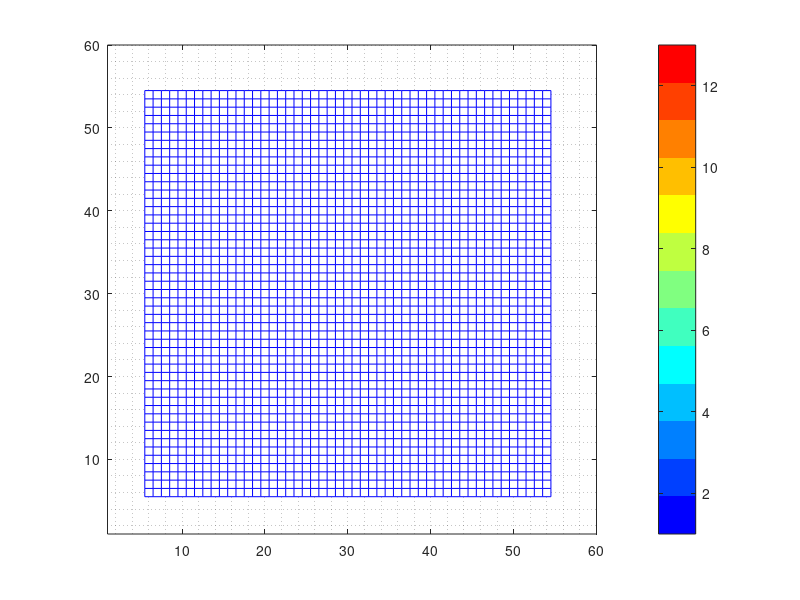

Recreate this plot in MATLAB.


four_points_per_grid = .25;
n_points_in_50_cell_grid_region = size(0:four_points_per_grid:50,2);

fprintf('four_points_per_grid: %3.2f\n', four_points_per_grid);
fprintf('n_points_in_50_cell_grid_region: %4.0f\n', n_points_in_50_cell_grid_region);


lb = 6;
ub = 55;
% c = [ 0 2.^(0:8) ]
c = [ 2 .* (0:10) 23 24 ]

ncells = [
lb+c(1) ub-c(1)    % c=0   ->   ncells_in_region:  50
lb+c(2) ub-c(2)    % c=2   ->   ncells_in_region:  46
lb+c(3) ub-c(3)    % c=4   ->   ncells_in_region:  42
lb+c(4) ub-c(4)    % c=6   ->   ncells_in_region:  38
lb+c(5) ub-c(5)    % c=8   ->   ncells_in_region:  34
lb+c(6) ub-c(6)    % c=10  ->   ncells_in_region:  30
lb+c(7) ub-c(7)    % c=12  ->   ncells_in_region:  26
lb+c(8) ub-c(8)    % c=14  ->   ncells_in_region:  22
lb+c(9) ub-c(9)    % c=16  ->   ncells_in_region:  18
lb+c(10) ub-c(10)  % c=18  ->   ncells_in_region:  14
lb+c(11) ub-c(11)  % c=20  ->   ncells_in_region:  10
lb+c(12) ub-c(12)  % c=23  ->   ncells_in_region:   4
lb+c(13) ub-c(13)  % c=24  ->   ncells_in_region:   2
]

regions = {};
P = {};
for ii = 1 : size(ncells,1)
	regions(ii) = { ncells(ii,1) : ncells(ii,2) };
	before_region(ii) = { lb : ncells(ii,1) - 1 };
	after_region(ii) = { ncells(ii,2) + 1 : ub };
	total_area(ii) = { lb : ub };

	ncells_in_region(ii) = size(regions{ii},2);
	ncells_before_region(ii) = size(before_region{ii},2);
	ncells_after_region(ii) = size(after_region{ii},2);
	ncells_total_area(ii) = size(total_area{ii},2);

	n_points_in_x_cell_grid_region(ii) = ...
	size(0:four_points_per_grid:ncells_in_region(ii),2);

	n_points_after_in_x_cell_grid_region(ii) = ...
	size(0.25:four_points_per_grid:ncells_after_region(ii),2);

	n_points_before_in_x_cell_grid_region(ii) = ...
	size(0:four_points_per_grid:ncells_before_region(ii)-.25,2);

	n_points_total_area(ii) = ...
	size(0:four_points_per_grid:ncells_total_area(ii),2);

	[X Y] = meshgrid(regions{ii},regions{ii});
	PX(ii) = { X };
	PY(ii) = { Y };
	PZ(ii) = { repmat(ii,size(X)) };
end


fprintf('ncells_in_region: %3.0f\n', ncells_in_region);
fprintf('ncells_before_region: %3.0f\n', ncells_before_region);
fprintf('ncells_after_region: %3.0f\n', ncells_after_region);

fprintf('\n');
fprintf('n_points_in_x_cell_grid_region: %3.0f\n', ...
	n_points_in_x_cell_grid_region);
fprintf('n_points_before_in_x_cell_grid_region: %3.0f\n', ...
	n_points_before_in_x_cell_grid_region);
fprintf('n_points_after_in_x_cell_grid_region: %3.0f\n', ...
	n_points_after_in_x_cell_grid_region);

fprintf('test_total_n_points (sum) : %3.0f\n', ...
	n_points_in_x_cell_grid_region + ...
	n_points_before_in_x_cell_grid_region + ...
	n_points_after_in_x_cell_grid_region - ...
	n_points_total_area);

clf
hold on;
box on;
grid minor;
axis square;

clr = {
[     0         0    0.6667]
[     0         0    1.0000]
[     0    0.3333    1.0000]
[     0    0.6667    1.0000]
[     0    1.0000    1.0000]
[0.3333    1.0000    0.6667]
[0.6667    1.0000    0.3333]
[1.0000    1.0000         0]
[1.0000    0.6667         0]
[1.0000    0.3333         0]};


for ii = 1 : size(ncells,1)

	% pcolor(PX{ii}, PY{ii}, PZ{ii});
	mesh(PX{ii}-.5, PY{ii}-.5, PZ{ii});

	% scatter3(PX{ii}(:), PY{ii}(:), PZ{ii}(:), 4, clr{ii}, 'filled');
	% scatter3(PX{ii}(:)-.5, PY{ii}(:)-.5, PZ{ii}(:), filled');


end

colormap(jet(size(ncells,1)))
colorbar
axis([1 60 1 60 0 1])

cmap = colormap

    %      0         0    0.6667
    %      0         0    1.0000
    %      0    0.3333    1.0000
    %      0    0.6667    1.0000
    %      0    1.0000    1.0000
    % 0.3333    1.0000    0.6667
    % 0.6667    1.0000    0.3333
    % 1.0000    1.0000         0
    % 1.0000    0.6667         0
    % 1.0000    0.3333         0